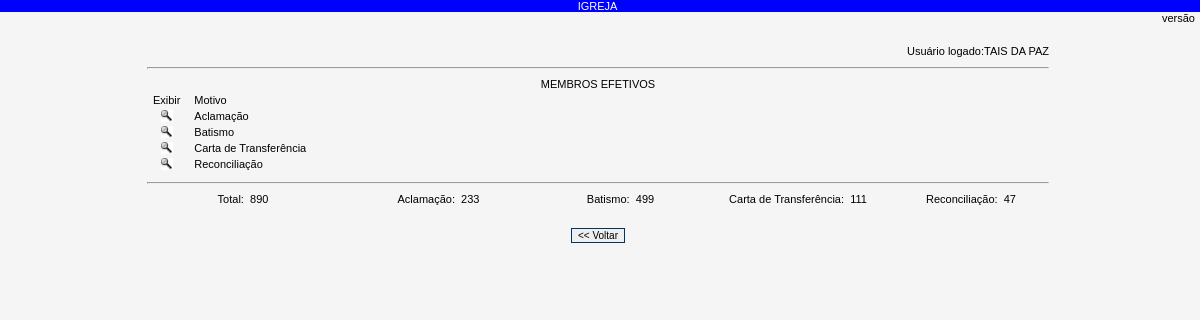
The page /membro_efetivo_1.php (signed in) on the database its author committed.
### tables this page shows
CREATE TABLE IF NOT EXISTS `entradas` (
  `pk_entrada` int(11) NOT NULL AUTO_INCREMENT,
  `nm_entrada` varchar(50) NOT NULL,
  PRIMARY KEY (`pk_entrada`)
);

### membro_efetivo_1.php (the view, shortened to what this page needs)
<?php
include "cabecalho/cabecalho.php";
$login_igreja = @$_SESSION['login_igreja'];
 if ($login_igreja){
?>
<html>
<head>
</head>
<link rel="stylesheet" href="css/estilo.css" type="text/css">
<link rel="stylesheet" href="css/filadelfia.css" type="text/css">
<body bgcolor="#F5F5F5" onLoad="javascript:caixas()">
<?php
$nm_usuario = $_SESSION["user"];
if ($nm_usuario) {
?>
<form name="formulario">
  <table width="76%" border="0" align="center">
    <tr>
      <td colspan="2" class="labelDireita">Usu&aacute;rio logado:<?php echo $nm_usuario;?></td>
    </tr>
    <tr>
      <td colspan="2" class="labelEsquerda"><hr></td>
    </tr>
	<tr>
      <td colspan="2" class="labelCentro">MEMBROS EFETIVOS</td>
    </tr>
    <tr>
      <td width="5%" class="labelCentro">Exibir</td>
      <td class="labelEsquerda">Motivo</td>
    </tr>
    <?php
	$aclamacao = mysql_query("SELECT * FROM membros WHERE fk_entrada = 1 ");
	$row_acla = mysql_num_rows($aclamacao);
	for ($a = 0; $a < $row_acla; $a++){
	}
	$batismo = mysql_query("SELECT * FROM membros WHERE fk_entrada = 2 ");
	$row_bat = mysql_num_rows($batismo);
	for ($b = 0; $b < $row_bat; $b++){
	}
	$carta = mysql_query("SELECT * FROM membros WHERE fk_entrada = 3 ");
	$row_car = mysql_num_rows($carta);
	for ($c = 0; $c < $row_car; $c++){
	}
	$reconciliacao = mysql_query("SELECT * FROM membros WHERE fk_entrada = 4 ");
	$row_rec = mysql_num_rows($reconciliacao);
	for ($d = 0; $d < $row_rec; $d++){
	}
	$total = $total + $a + $b + $c + $d ;
	$sql = mysql_query("SELECT * FROM entradas WHERE pk_entrada = 1 OR pk_entrada = 2 OR pk_entrada = 3 OR pk_entrada = 4 ORDER BY nm_entrada");
	$row = mysql_num_rows($sql);
	for ($z = 0; $z < $row; $z++){
	$pk_entrada = mysql_result($sql, $z, "pk_entrada");
	?>
    <tr onMouseOver="move_i(this)" onMouseOut="move_o(this)">
      <td class="labelCentro"><a href="javascript:tpl('classes/interface.php?abrirMembroCivil=abrirMembroCivil&pk_entrada=<?php echo $pk_entrada;?>&nm_estado=<?php echo $nm_estado;?>')"><img src="img/lupa.gif" width="12" height="12"></a></td>
      <td class="labelEsquerda"><?php echo mysql_result($sql, $z, "nm_entrada");?></td>
    </tr>
    <?php }?>
  </table>
  <table width="76%" border="0" align="center">
    <tr>
      <td colspan="5" class="labelCentro"><hr></td>
    </tr>
    <tr>
      <td width="22%" class="labelCentro">Total:&nbsp;&nbsp;<?php echo $total;?></td>
      <td width="21%" class="labelCentro">Aclama&ccedil;&atilde;o:&nbsp;&nbsp;<?php echo $a;?></td>
      <td width="19%" class="labelCentro">Batismo:&nbsp;&nbsp;<?php echo $b;?></td>
      <td width="20%" class="labelCentro">Carta de Transfer&ecirc;ncia:&nbsp;&nbsp;<?php echo $c;?></td>
      <td width="18%" class="labelCentro">Reconcilia&ccedil;&atilde;o:&nbsp;&nbsp;<?php echo $d;?></td>
    </tr>
    <tr>
      <td colspan="5" class="labelCentro">&nbsp;</td>
    </tr>
    <tr>
      <td colspan="5" class="labelCentro"><input name="volta" type="button" id="volta" onClick="tpl('tpl.php')" value="&lt;&lt; Voltar"></td>
    </tr>
    <tr>
      <td colspan="5" class="labelCentro">
        <?php } else { echo "Sistema não foi logado..."; } ?>
        <br></td>
    </tr>
  </table>
</form>
<?php
} else {
 include "rodape/rodape.php";
 }
 ?>
</html>

### css/estilo.css (style rules this page uses)
body { margin-left: 0px; margin-top: 0px; margin-right: 0px; margin-bottom: 0px; SCROLLBAR-FACE-COLOR: #ffffff; SCROLLBAR-HIGHLIGHT-COLOR: #BDD5E7; SCROLLBAR-SHADOW-COLOR: #ffffff; SCROLLBAR-3DLIGHT-COLOR: #ffffff; SCROLLBAR-ARROW-COLOR: #335ec1; }
input { font-family: Arial, Helvetica, sans-serif; font-size: 10px; color: #000000; border: 1px solid #003366; margin: 3px; }
A:link { color: #000000; text-decoration: none; }

### css/filadelfia.css (style rules this page uses)
a:link { color: #003366; }
.labelEsquerda { text-align: left; padding-right: 5px; font-family: Arial, Helvetica, sans-serif; font-size: 11px; color: #000000; }
.labelDireita { text-align: right; padding-right: 5px; font-family: Arial, Helvetica, sans-serif; font-size: 11px; color: #000000; }
.labelCentro { text-align: center; padding-right: 5px; font-family: Arial, Helvetica, sans-serif; font-size: 11px; color: #000000; }

### rows shown on the page
entradas: nm_entrada "Aclamação"
entradas: nm_entrada "Batismo"
entradas: nm_entrada "Carta de Transferência"
entradas: nm_entrada "Reconciliação"

### other values the page prints
$nm_usuario "TAIS DA PAZ"
$total "890"
$a "233"
$b "499"
$c "111"
$d "47"
